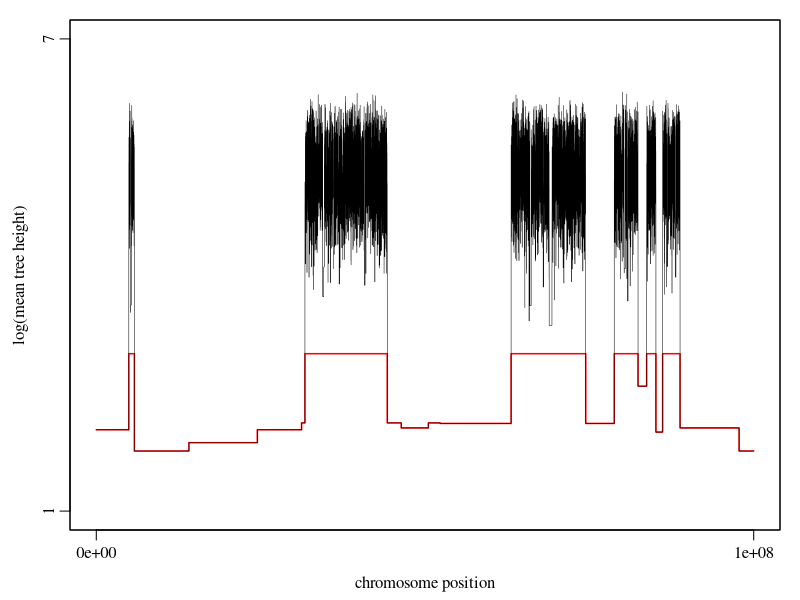

Generate this figure with R:
#	plot_heights.R
#
#	Plot tree height versus distance from gene, from a saved CSV file
#
#	Ben Haller, 8/26/2018

setwd("~/DocumentsSynced/Research/Messer lab/Publication TreeSeq/SLiMTreeSeqPub/examples/example 4 neutral burn-in/")
h_decap <- read.csv("ex4_TS_decap_heights.csv")
h_recap <- read.csv("ex4_TS_recap_heights.csv")

x <- h_recap$start
y <- log10(h_recap$height)

xr <- range(x)
yr <- c(floor(min(y)), ceiling(max(y)))

quartz(width=5.5, height=2.5, type="pdf", file="recapitation.pdf")
par(mar=c(3.5, 3.5, 1, 1), family="serif", mgp=c(2.1, 0.6, 0))
plot(x=xr, y=yr, type="n", xlab="chromosome position", ylab="log(mean tree height)", xaxp=c(xr,1), yaxp=c(yr,1))
lines(x=h_decap$start, y=log10(h_decap$height), type="s", col="red", lwd=1.5)
lines(x=x, y=y, type="s", lwd=0.5)
box()
dev.off()
